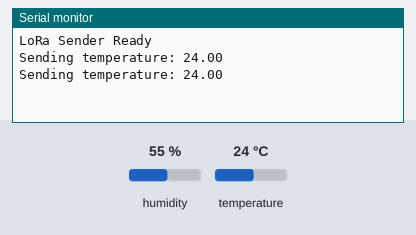
Bench run of a sketch on a simulated ESP32. Shown: the last lines printed to the serial monitor. Inputs (shaded band) come from the test bench; at power-on: temperature 24 °C, humidity 55 %. No radio packets arrive unless stated.

Above: at 3.9 s.
4.0 s: temperature set to 12 °C
At 7.6 s:
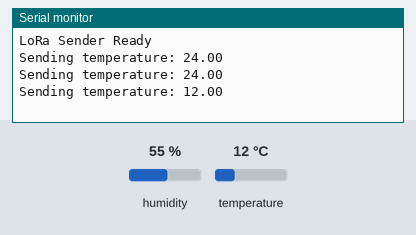
8.0 s: temperature set to 19 °C
At 10.5 s:
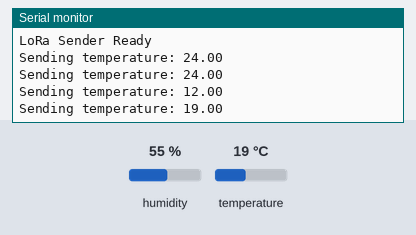
Timing chart, 0 to 12.0 s (numbered marks = the images above; inputs shaded):
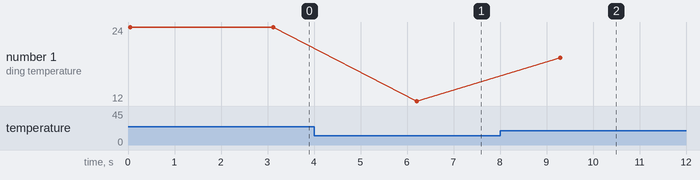

Measured:
- after the input at 4.0 s, the serial monitor: prints a new line after 2.2 s (image 1)
- after the input at 8.0 s, the serial monitor: prints a new line after 1.3 s (image 2)
- plotted number 1: 24 → 12 after the input at 4.0 s, 12 → 19 after the input at 8.0 s

The sketch:

CFL14_Lora_DHT11_Sender.ino
```cpp
#include <SPI.h>
#include <LoRa.h>
#include "DHT.h"

// ===== DHT =====
#define DHTPIN 33
#define DHTTYPE DHT11
DHT dht(DHTPIN, DHTTYPE);

// ===== LoRa Pins (change if needed) =====
#define LORA_SS   5
#define LORA_RST  14
#define LORA_DIO0 2

void setup() {
  Serial.begin(115200);
  dht.begin();

  // LoRa init
  LoRa.setPins(LORA_SS, LORA_RST, LORA_DIO0);

  if (!LoRa.begin(433E6)) {
    Serial.println("LoRa init failed");
    while (1);
  }

  Serial.println("LoRa Sender Ready");
}

void loop() {
  float temp = dht.readTemperature();

  if (isnan(temp)) {
    Serial.println("DHT read failed");
    delay(2000);
    return;
  }

  Serial.print("Sending temperature: ");
  Serial.println(temp);

  LoRa.beginPacket();
  LoRa.print(temp);
  LoRa.endPacket();

  delay(3000);  // Send every 3 seconds
}
```
